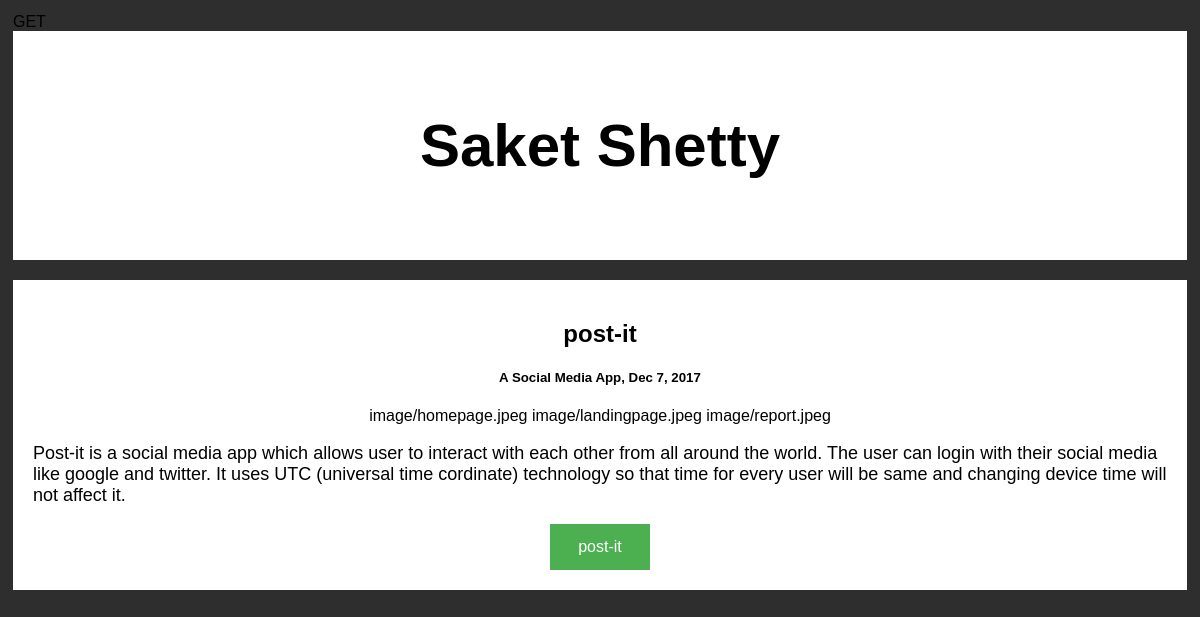
Screenshot of /blog.php with the database file from the repository.
### tables this page shows
CREATE TABLE `blog` (
  `id` int(100) NOT NULL,
  `member` varchar(1000) NOT NULL,
  `blogdata` varchar(10000) NOT NULL,
  `link` varchar(1000) NOT NULL,
  `topic` varchar(100) NOT NULL,
  `image1` varchar(200) NOT NULL,
  `image2` varchar(200) NOT NULL,
  `image3` varchar(200) NOT NULL,
  `image4` varchar(200) NOT NULL,
  `image5` varchar(200) NOT NULL,
  `api1-title` varchar(200) NOT NULL,
  `api1-description` varchar(10000) NOT NULL,
  `api2-title` varchar(100) NOT NULL,
  `api2-description` varchar(10000) NOT NULL
);

### blog.php (the view, shortened to what this page needs)
<?php
require('db.php');
?>
<!DOCTYPE html>
<html>
<head>
</head>
<body>
<div class="header">
  <h2>Saket Shetty</h2>
</div>
<form method="post" action="">
<div class="row">
        <?php
          $query = "SELECT * FROM `blog`";
          $result = $conn->query($query);
          if($result->num_rows>0){
          while($rows = $result->fetch_assoc()){
          echo '
          <div class="leftcolumn">
        <div class="card">
          <h2>'
            .$rows['topic']."
            </h2>
          <h5>A Social Media App, Dec 7, 2017</h5>
            <center>
                ".$rows['image1']."
                ".$rows['image2']."
                ".$rows['image3']."
            </center>
          <p>
              ".$rows['blogdata'].'</p>
          </p>
        <a href="blogs.php">
        <center>
          <input class="button" type="submit" name="submit" value="'.$rows["topic"].'" onsubmit="blogs.php">
        </center>
        </a>
        </div>
        ';
    }
  }
  ?>
</form>
</body>
</html>

### blog.php (style rules this page uses)
* { box-sizing: border-box; }
body { font-family: Arial; padding: 5px; background: #2e2e2e; }
.header { padding: 30px; font-size: 40px; text-align: center; background: white; }
.leftcolumn { width: 100%; }
.leftcolumn h5, h2 { text-align: center; }
.card { background-color: white; padding: 20px; margin-top: 20px; }
.button { border: none; color: white; padding: 14px 28px; font-size: 16px; cursor: pointer; background-color: #4CAF50; }
p { font-size: 18px; }

### rows the page displays
blog: topic "post-it", image1 "image/homepage.jpeg", image2 "image/landingpage.jpeg", image3 "image/report.jpeg", blogdata "Post-it is a social media app which allows user to interact with each other from all around the world. The user can login with their social media like google and twitter. It uses UTC (universal time cordinate) technology so that time for every user will be same and changing device time will not affect it.", submit "post-it"
